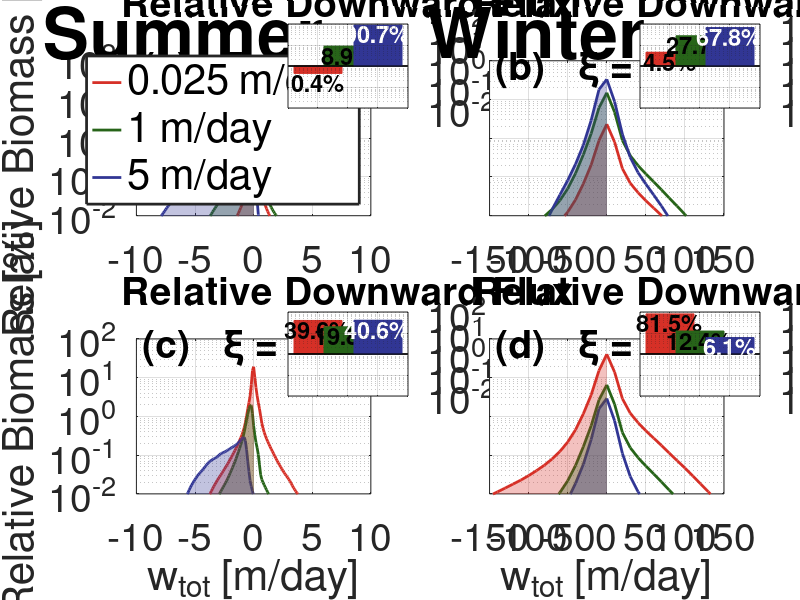

MATLAB code for this plot: (Note: this script raises an error after producing the figure.)
clear

%% This figure plots the histogram of the relative biomass vs vertical velocity at 
% DOY 25 in Summer/Winter for xi = 2 and xi = 4

%% Import w for each size class in winter and summer

% Load data previously extracted from big database
load dataset/Fig8_data.mat

%% Set colors for each class
color0025 = [215,48,39]/256;
color1 = [39,100,25]/256;
color5 = [49,54,149]/256;

%% compute biomass per simulated particle

% Set of marameters
wmax = 5; wmin = 0.025;
slope = 3; B0 = 1;
% Compute total biomass based on the paramters
Btot = B0/(wmax.^((3-slope)/2))*(2/(5-slope)*wmax.^((5-slope)/2) - 2/(5-slope)*wmin.^((5-slope)/2));

% For Junge slope = 2
slope = 2;
% Compute biomass of 1 largest particle necessary to keep total biomass constant
B0 = Btot*(wmax.^((3-slope)/2))/(2/(5-slope)*wmax.^((5-slope)/2) - 2/(5-slope)*wmin.^((5-slope)/2));
B0025_2 = B0*(0.025/wmax)^((3-slope)/2);
B1_2 = B0*(1/wmax)^((3-slope)/2);
B5_2 = B0*(5/wmax)^((3-slope)/2);

% For Junge slope = 4
slope = 4;
% Compute biomass of 1 largest particle necessary to keep total biomass constant
B0 = Btot*(wmax.^((3-slope)/2))/(2/(5-slope)*wmax.^((5-slope)/2) - 2/(5-slope)*wmin.^((5-slope)/2));
B0025_4 = B0*(0.025/wmax)^((3-slope)/2);
B1_4 = B0*(1/wmax)^((3-slope)/2);
B5_4 = B0*(5/wmax)^((3-slope)/2);

%%
% Calculate total biomass to normalize by
totalB = sum(N0025s.*B0025_2)+sum(N1s.*B1_2)+sum(N5s.*B5_2);
totalBw = sum(N0025w.*B0025_2)+sum(N1w.*B1_2)+sum(N5w.*B5_2);
totalB4 = sum(N0025s.*B0025_4)+sum(N1s.*B1_4)+sum(N5s.*B5_4);
totalB4w = sum(N0025w.*B0025_4)+sum(N1w.*B1_4)+sum(N5w.*B5_4);
totalF = sum(N0025s(E<=0).*B0025_2.*E(E<=0))+sum(N1s(E<=0).*B1_2.*E(E<=0))+sum(N5s(E<=0).*B5_2.*E(E<=0));
totalF4 = sum(N0025s(E<=0).*B0025_4.*E(E<=0))+sum(N1s(E<=0).*B1_4.*E(E<=0))+sum(N5s(E<=0).*B5_4.*E(E<=0));
totalFw = sum(N0025w(Ew<=0).*B0025_2.*Ew(Ew<=0))+sum(N1w(Ew<=0).*B1_2.*Ew(Ew<=0))+sum(N5w(Ew<=0).*B5_2.*Ew(Ew<=0));
totalF4w = sum(N0025w(Ew<=0).*B0025_4.*Ew(Ew<=0))+sum(N1w(Ew<=0).*B1_4.*Ew(Ew<=0))+sum(N5w(Ew<=0).*B5_4.*Ew(Ew<=0));

figure('position',[15 150 2119 1361])
subplot(2,2,1)
% Plot PDFs
h1 = plot(E,N0025s.*B0025_2/totalB*100,'-','color',color0025,'linewidth',2);
hold on
h2 = plot(E,N1s.*B1_2/totalB*100,'-','color',color1,'linewidth',2);
h3 = plot(E,N5s.*B5_2/totalB*100,'-','color',color5,'linewidth',2);
% Shade negative flux
patch([E(E<=0) 0 min(E(E<=0)) min(E(E<=0))],[N0025s(E<=0).*B0025_2/totalB*100 1e-2 1e-2 N0025s(1).*B0025_2/totalB*100],color0025,'edgecolor','none','facealpha',.3)
patch([E(E<=0) 0 min(E(E<=0)) min(E(E<=0))],[N1s(E<=0).*B1_2/totalB*100 1e-2 1e-2 N1s(1).*B1_2/totalB*100],color1,'edgecolor','none','facealpha',.3)
patch([E(E<=0) 0 min(E(E<=0)) min(E(E<=0))],[N5s(E<=0).*B5_2/totalB*100 1e-2 1e-2 N5s(1).*B5_2/totalB*100],color5,'edgecolor','none','facealpha',.3)

set(gca,'Yscale','log','FontSize',28)
%xlabel('w [m/day]')
ylabel('Relative Biomass [%]')
grid on; axis tight; xlim([-10 10])
ylim([1e-2 100])
title('Summer','fontsize',50,'position',[-6 11e+01 0]);
text(-9.5,6e1,'(a)   \xi = 2','fontweight','b','FontSize',28)
HH = legend([h1 h2 h3],'0.025 m/day','1 m/day','5 m/day','location','southeast');
set(HH,'fontsize',30,'linewidth',2)
%[HH,icons,plots,txt] = legend([h1 h2 h3],'0.025 m/day','1 m/day','5 m/day','location','southeast');
%set(plots,'linewidth',15)


axes('position',[.36 .82 .15 .14])
bar(1,sum(N0025s(E<=0).*B0025_2.*E(E<=0)/totalF*100),'facecolor',color0025,'edgecolor',color0025)
text(1,sum(N0025s(E<=0).*B0025_2.*E(E<=0)/totalF*100),[num2str(sum(N0025s(E<=0).*B0025_2.*E(E<=0)/totalF*100),'%2.1f'),'%'],'horizontalalignment','center','verticalalignment','top','fontsize',17,'fontweight','b')
hold on
bar(2,sum(N1s(E<=0).*B1_2.*E(E<=0)/totalF*100),'facecolor',color1,'edgecolor',color1);
text(2,sum(N1s(E<=0).*B1_2.*E(E<=0)/totalF*100),[num2str(sum(N1s(E<=0).*B1_2.*E(E<=0)/totalF*100),'%2.1f'),'%'],'horizontalalignment','center','verticalalignment','top','fontsize',17,'fontweight','b')
bar(3,sum(N5s(E<=0).*B5_2.*E(E<=0)/totalF*100),'facecolor',color5,'edgecolor',color5);
text(3,sum(N5s(E<=0).*B5_2.*E(E<=0)/totalF*100),[num2str(sum(N5s(E<=0).*B5_2.*E(E<=0)/totalF*100),'%2.1f'),'%'],'horizontalalignment','center','verticalalignment','top','fontsize',17,'fontweight','b','color','w')
set(gca,'YScale','log','FontSize',28,'xtick',[1:3],'XTickLabel',{},'yaxislocation','right')
grid on; box on
ylim([1e-2 100])
title('Relative Downward Flux','FontSize',28,'position',[2 200 0])

subplot(2,2,3)
h1 = plot(E,N0025s.*B0025_4/totalB4*100,'-','color',color0025,'linewidth',2);
hold on
plot(E,N1s.*B1_4/totalB4*100,'-','color',color1,'linewidth',2)
plot(E,N5s.*B5_4/totalB4*100,'-','color',color5,'linewidth',2)
% Shade negative flux
patch([E(E<=0) 0 min(E(E<=0)) min(E(E<=0))],[N0025s(E<=0).*B0025_4/totalB4*100 1e-2 1e-2 N0025s(1).*B0025_4/totalB4*100],color0025,'edgecolor','none','facealpha',.3)
patch([E(E<=0) 0 min(E(E<=0)) min(E(E<=0))],[N1s(E<=0).*B1_4/totalB4*100 1e-2 1e-2 N1s(1).*B1_4/totalB4*100],color1,'edgecolor','none','facealpha',.3)
patch([E(E<=0) 0 min(E(E<=0)) min(E(E<=0))],[N5s(E<=0).*B5_4/totalB4*100 1e-2 1e-2 N5s(1).*B5_4/totalB4*100],color5,'edgecolor','none','facealpha',.3)

set(gca,'Yscale','log','FontSize',28)
xlabel('w_t_o_t [m/day]')
ylabel('Relative Biomass [%]')
grid on; axis tight; xlim([-10 10])
ylim([1e-2 100])
text(-9.5,6e1,'(c)   \xi = 4','fontweight','b','FontSize',28)

axes('position',[.36 .34 .15 .14])
bar(1,sum(N0025s(E<=0).*B0025_4.*E(E<=0))/totalF4*100,'facecolor',color0025,'edgecolor',color0025)
text(1,sum(N0025s(E<=0).*B0025_4.*E(E<=0))/totalF4*100,[num2str(sum(N0025s(E<=0).*B0025_4.*E(E<=0))/totalF4*100,'%2.1f'),'%'],'horizontalalignment','center','verticalalignment','top','fontsize',17,'fontweight','b')
hold on
bar(2,sum(N1s(E<=0).*B1_4.*E(E<=0))/totalF4*100,'facecolor',color1,'edgecolor',color1);
text(2,sum(N1s(E<=0).*B1_4.*E(E<=0))/totalF4*100,[num2str(sum(N1s(E<=0).*B1_4.*E(E<=0))/totalF4*100,'%2.1f'),'%'],'horizontalalignment','center','verticalalignment','top','fontsize',17,'fontweight','b')
bar(3,sum(N5s(E<=0).*B5_4.*E(E<=0))/totalF4*100,'facecolor',color5,'edgecolor',color5);
text(3,sum(N5s(E<=0).*B5_4.*E(E<=0))/totalF4*100,[num2str(sum(N5s(E<=0).*B5_4.*E(E<=0))/totalF4*100,'%2.1f'),'%'],'horizontalalignment','center','verticalalignment','top','fontsize',17,'fontweight','b','color','w')
set(gca,'YScale','log','FontSize',28,'xtick',[1:3],'XTickLabel',{},'yaxislocation','right')
grid on; box on
ylim([1e-2 100])
title('Relative Downward Flux','FontSize',28,'position',[2 200 0])

subplot(2,2,2)
h1 = plot(Ew,N0025w.*B0025_2/totalBw*100,'-','color',color0025,'linewidth',2);
hold on
plot(Ew,N1w.*B1_2/totalBw*100,'-','color',color1,'linewidth',2)
plot(Ew,N5w.*B5_2/totalBw*100,'-','color',color5,'linewidth',2)
% Shade negative flux
patch([Ew(Ew<=0) 0 min(Ew(Ew<=0)) min(Ew(Ew<=0))],[N0025w(Ew<=0).*B0025_2/totalBw*100 1e-2 1e-2 N0025w(1).*B0025_2/totalBw*100],color0025,'edgecolor','none','facealpha',.3)
patch([Ew(Ew<=0) 0 min(Ew(Ew<=0)) min(Ew(Ew<=0))],[N1w(Ew<=0).*B1_2/totalBw*100 1e-2 1e-2 N1w(1).*B1_2/totalBw*100],color1,'edgecolor','none','facealpha',.3)
patch([Ew(Ew<=0) 0 min(Ew(Ew<=0)) min(Ew(Ew<=0))],[N5w(Ew<=0).*B5_2/totalBw*100 1e-2 1e-2 N5w(1).*B5_2/totalBw*100],color5,'edgecolor','none','facealpha',.3)

set(gca,'Yscale','log','FontSize',28,'yticklabel',{})
%xlabel('w [m/day]')
%ylabel('Relative Biomass [%]')
grid on; axis tight; xlim([-150 150])
ylim([1e-2 100])
title('Winter','fontsize',50,'position',[-90 11e+01 0]);
text(-143,6e1,'(b)   \xi = 2','fontweight','b','FontSize',28)


axes('position',[.8 .82 .15 .14])
bar(1,sum(N0025w(Ew<=0).*B0025_2.*Ew(Ew<=0))/totalFw*100,'facecolor',color0025,'edgecolor',color0025)
text(1,sum(N0025w(Ew<=0).*B0025_2.*Ew(Ew<=0))/totalFw*100,[num2str(sum(N0025w(Ew<=0).*B0025_2.*Ew(Ew<=0))/totalFw*100,'%2.1f'),'%'],'horizontalalignment','center','verticalalignment','top','fontsize',17,'fontweight','b')
hold on
bar(2,sum(N1w(Ew<=0).*B1_2.*Ew(Ew<=0))/totalFw*100,'facecolor',color1,'edgecolor',color1);
text(2,sum(N1w(Ew<=0).*B1_2.*Ew(Ew<=0))/totalFw*100,[num2str(sum(N1w(Ew<=0).*B1_2.*Ew(Ew<=0))/totalFw*100,'%2.1f'),'%'],'horizontalalignment','center','verticalalignment','top','fontsize',17,'fontweight','b')
bar(3,sum(N5w(Ew<=0).*B5_2.*Ew(Ew<=0))/totalFw*100,'facecolor',color5,'edgecolor',color5);
text(3,sum(N5w(Ew<=0).*B5_2.*Ew(Ew<=0))/totalFw*100,[num2str(sum(N5w(Ew<=0).*B5_2.*Ew(Ew<=0))/totalFw*100,'%2.1f'),'%'],'horizontalalignment','center','verticalalignment','top','fontsize',17,'fontweight','b','color','w')
set(gca,'YScale','log','FontSize',28,'xtick',[1:3],'XTickLabel',{},'yaxislocation','right')
grid on; box on
ylim([1e-2 100])
title('Relative Downward Flux','FontSize',28,'position',[2 200 0])

subplot(2,2,4)
h1 = plot(Ew,N0025w.*B0025_4/totalB4w*100,'-','color',color0025,'linewidth',2);
hold on
plot(Ew,N1w.*B1_4/totalB4w*100,'-','color',color1,'linewidth',2)
plot(Ew,N5w.*B5_4/totalB4w*100,'-','color',color5,'linewidth',2)

% Shade negative flux
patch([Ew(Ew<=0) 0 min(Ew(Ew<=0)) min(Ew(Ew<=0))],[N0025w(Ew<=0).*B0025_4/totalB4w*100 1e-2 1e-2 N0025w(1).*B0025_4/totalB4w*100],color0025,'edgecolor','none','facealpha',.3)
patch([Ew(Ew<=0) 0 min(Ew(Ew<=0)) min(Ew(Ew<=0))],[N1w(Ew<=0).*B1_4/totalB4w*100 1e-2 1e-2 N1w(1).*B1_4/totalB4w*100],color1,'edgecolor','none','facealpha',.3)
patch([Ew(Ew<=0) 0 min(Ew(Ew<=0)) min(Ew(Ew<=0))],[N5w(Ew<=0).*B5_4/totalB4w*100 1e-2 1e-2 N5w(1).*B5_4/totalB4w*100],color5,'edgecolor','none','facealpha',.3)

set(gca,'Yscale','log','FontSize',28,'yticklabel',{})
xlabel('w_t_o_t [m/day]')
%ylabel('Relative Biomass [%]')
grid on; axis tight; xlim([-150 150])
ylim([1e-2 100])
text(-143,6e1,'(d)   \xi = 4','fontweight','b','FontSize',28)


axes('position',[.8 .34 .15 .14])
bar(1,sum(N0025w(Ew<=0).*B0025_4.*Ew(Ew<=0))/totalF4w*100,'facecolor',color0025,'edgecolor',color0025)
text(1,sum(N0025w(Ew<=0).*B0025_4.*Ew(Ew<=0))/totalF4w*100,[num2str(sum(N0025w(Ew<=0).*B0025_4.*Ew(Ew<=0))/totalF4w*100,'%2.1f'),'%'],'horizontalalignment','center','verticalalignment','top','fontsize',17,'fontweight','b')
hold on
bar(2,sum(N1w(Ew<=0).*B1_4.*Ew(Ew<=0))/totalF4w*100,'facecolor',color1,'edgecolor',color1);
text(2,sum(N1w(Ew<=0).*B1_4.*Ew(Ew<=0))/totalF4w*100,[num2str(sum(N1w(Ew<=0).*B1_4.*Ew(Ew<=0))/totalF4w*100,'%2.1f'),'%'],'horizontalalignment','center','verticalalignment','top','fontsize',17,'fontweight','b')
bar(3,sum(N5w(Ew<=0).*B5_4.*Ew(Ew<=0))/totalF4w*100,'facecolor',color5,'edgecolor',color5);
text(3,sum(N5w(Ew<=0).*B5_4.*Ew(Ew<=0))/totalF4w*100,[num2str(sum(N5w(Ew<=0).*B5_4.*Ew(Ew<=0))/totalF4w*100,'%2.1f'),'%'],'horizontalalignment','center','verticalalignment','top','fontsize',17,'fontweight','b','color','w')
set(gca,'YScale','log','FontSize',28,'xtick',[1:3],'XTickLabel',{},'yaxislocation','right')
grid on; box on
ylim([1e-2 100])
title('Relative Downward Flux','FontSize',28,'position',[2 200 0])

set(gcf,'color','w')
export_fig -r300 Fig8_revised.png
close
%%

% Calculate total biomass to normalize by
totalB = sum(TS.N0025s.*B0025_2)+sum(TS.N1s.*B1_2)+sum(TS.N5s.*B5_2);
totalBw = sum(TS.N0025w.*B0025_2)+sum(TS.N1w.*B1_2)+sum(TS.N5w.*B5_2);
totalB4 = sum(TS.N0025s.*B0025_4)+sum(TS.N1s.*B1_4)+sum(TS.N5s.*B5_4);
totalB4w = sum(TS.N0025w.*B0025_4)+sum(TS.N1w.*B1_4)+sum(TS.N5w.*B5_4);
totalF = sum(TS.N0025s(E<=0,:).*B0025_2.*E(E<=0)')+sum(TS.N1s(E<=0,:).*B1_2.*E(E<=0)')+sum(TS.N5s(E<=0,:).*B5_2.*E(E<=0)');
totalF4 = sum(TS.N0025s(E<=0,:).*B0025_4.*E(E<=0)')+sum(TS.N1s(E<=0,:).*B1_4.*E(E<=0)')+sum(TS.N5s(E<=0,:).*B5_4.*E(E<=0)');
totalFw = sum(TS.N0025w(Ew<=0,:).*B0025_2.*Ew(Ew<=0)')+sum(TS.N1w(Ew<=0,:).*B1_2.*Ew(Ew<=0)')+sum(TS.N5w(Ew<=0,:).*B5_2.*Ew(Ew<=0)');
totalF4w = sum(TS.N0025w(Ew<=0,:).*B0025_4.*Ew(Ew<=0)')+sum(TS.N1w(Ew<=0,:).*B1_4.*Ew(Ew<=0)')+sum(TS.N5w(Ew<=0,:).*B5_4.*Ew(Ew<=0)');


figure('position',[15 150 2119 1361])
subplot(2,2,1)
h1 = plot(0:.125:24,sum(TS.N0025s(E<=0,:).*B0025_2.*E(E<=0)')./totalF*100,'color',color0025,'linewidth',2);
hold on
h2 = plot(0:.125:24,sum(TS.N1s(E<=0,:).*B1_2.*E(E<=0)')./totalF*100,'color',color1,'linewidth',2);
h3 = plot(0:.125:24,sum(TS.N5s(E<=0,:).*B5_2.*E(E<=0)')./totalF*100,'color',color5,'linewidth',2);
set(gca,'fontsize',18)
ylabel('Relative Biomass [%]')
grid on; axis tight;
ylim([0 100])
title('Summer','fontsize',30);
text(.5,95,'(a)   \xi = 2','fontweight','b','fontsize',20)
HH = legend([h1 h2 h3],'0.025 m/day','1 m/day','5 m/day','location','best');
set(HH,'fontsize',18,'linewidth',2)


subplot(2,2,2)
h1 = plot(0:.125:24,sum(TS.N0025w(Ew<=0,:).*B0025_2.*Ew(Ew<=0)')./totalFw*100,'color',color0025,'linewidth',2);
hold on
h2 = plot(0:.125:24,sum(TS.N1w(Ew<=0,:).*B1_2.*Ew(Ew<=0)')./totalFw*100,'color',color1,'linewidth',2);
h3 = plot(0:.125:24,sum(TS.N5w(Ew<=0,:).*B5_2.*Ew(Ew<=0)')./totalFw*100,'color',color5,'linewidth',2);
set(gca,'fontsize',18)
ylabel('Relative Biomass [%]')
grid on; axis tight;
ylim([0 100])
title('Winter','fontsize',30);
text(.5,95,'(b)   \xi = 2','fontweight','b','fontsize',20)

subplot(2,2,3)
h1 = plot(0:.125:24,sum(TS.N0025s(E<=0,:).*B0025_4.*E(E<=0)')./totalF4*100,'color',color0025,'linewidth',2);
hold on
h2 = plot(0:.125:24,sum(TS.N1s(E<=0,:).*B1_4.*E(E<=0)')./totalF4*100,'color',color1,'linewidth',2);
h3 = plot(0:.125:24,sum(TS.N5s(E<=0,:).*B5_4.*E(E<=0)')./totalF4*100,'color',color5,'linewidth',2);
set(gca,'fontsize',18)
ylabel('Relative Biomass [%]')
xlabel('Day')
grid on; axis tight;
ylim([0 100])
text(.5,95,'(c)   \xi = 4','fontweight','b','fontsize',20)


subplot(2,2,4)
h1 = plot(0:.125:24,sum(TS.N0025w(Ew<0,:).*B0025_4.*Ew(Ew<0)')./totalF4w*100,'color',color0025,'linewidth',2);
hold on
h2 = plot(0:.125:24,sum(TS.N1w(Ew<0,:).*B1_4.*Ew(Ew<0)')./totalF4w*100,'color',color1,'linewidth',2);
h3 = plot(0:.125:24,sum(TS.N5w(Ew<0,:).*B5_4.*Ew(Ew<0)')./totalF4w*100,'color',color5,'linewidth',2);
set(gca,'fontsize',18)
ylabel('Relative Biomass [%]')
xlabel('Day')
grid on; axis tight;
ylim([0 100])
title('Winter','fontsize',30);
text(.5,95,'(d)   \xi = 4','fontweight','b','fontsize',20)



set(gcf,'color','w')
export_fig -r300 Fig8b_revised.png